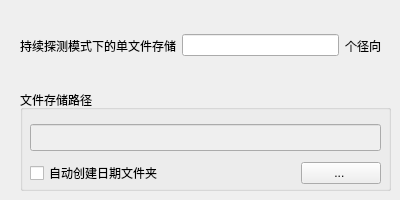
   <widget class="QWidget" name="tab">
    <attribute name="title">
     <string>文件存储</string>
    </attribute>
    <widget class="QWidget" name="verticalLayoutWidget_6">
     <property name="geometry">
      <rect>
       <x>20</x>
       <y>30</y>
       <width>361</width>
       <height>31</height>
      </rect>
     </property>
     <layout class="QVBoxLayout" name="verticalLayout_12">
      <item>
       <layout class="QHBoxLayout" name="horizontalLayout_12">
        <item>
         <widget class="QLabel" name="label_49">
          <property name="text">
           <string>持续探测模式下的单文件存储</string>
          </property>
          <property name="alignment">
           <set>Qt::AlignRight|Qt::AlignTrailing|Qt::AlignVCenter</set>
          </property>
         </widget>
        </item>
        <item>
         <widget class="QLineEdit" name="nDirsPerFileLineEdit"/>
        </item>
        <item>
         <widget class="QLabel" name="label_52">
          <property name="text">
           <string>个径向</string>
          </property>
          <property name="alignment">
           <set>Qt::AlignRight|Qt::AlignTrailing|Qt::AlignVCenter</set>
          </property>
         </widget>
        </item>
       </layout>
      </item>
     </layout>
    </widget>
    <widget class="QGroupBox" name="groupBox_5">
     <property name="geometry">
      <rect>
       <x>20</x>
       <y>90</y>
       <width>371</width>
       <height>101</height>
      </rect>
     </property>
     <property name="title">
      <string>文件存储路径</string>
     </property>
     <widget class="QWidget" name="verticalLayoutWidget_5">
      <property name="geometry">
       <rect>
        <x>10</x>
        <y>30</y>
        <width>351</width>
        <height>71</height>
       </rect>
      </property>
      <layout class="QVBoxLayout" name="verticalLayout_11">
       <item>
        <widget class="QLineEdit" name="dataFilePathLineEdit">
         <property name="enabled">
          <bool>false</bool>
         </property>
         <property name="font">
          <font>
           <pointsize>12</pointsize>
          </font>
         </property>
         <property name="text">
          <string/>
         </property>
        </widget>
       </item>
       <item>
        <layout class="QHBoxLayout" name="horizontalLayout_17">
         <item>
          <widget class="QCheckBox" name="autoCreateDateDirCheckBox">
           <property name="text">
            <string>自动创建日期文件夹</string>
           </property>
          </widget>
         </item>
         <item>
          <spacer name="horizontalSpacer_6">
           <property name="orientation">
            <enum>Qt::Horizontal</enum>
           </property>
           <property name="sizeHint" stdset="0">
            <size>
             <width>40</width>
             <height>20</height>
            </size>
           </property>
          </spacer>
         </item>
         <item>
          <widget class="QPushButton" name="pathModifyPushButton">
           <property name="toolTip">
            <string>选择其他文件路径</string>
           </property>
           <property name="text">
            <string>... </string>
           </property>
          </widget>
         </item>
        </layout>
       </item>
      </layout>
     </widget>
    </widget>
   </widget>
